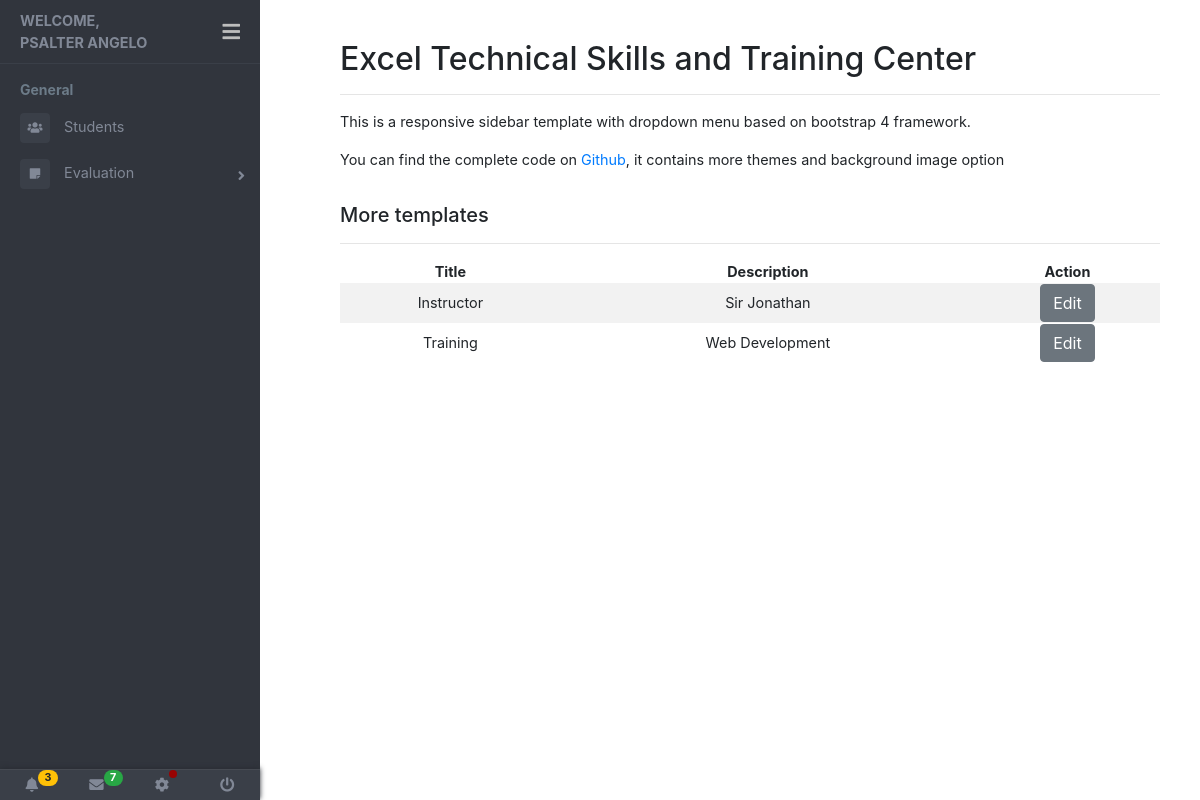
The app's page /SeyProject/listevaluation.php (signed in) with its own data.
### tables this page shows
CREATE TABLE `evaluate_tbl` (
  `evaID` int(11) NOT NULL,
  `evaTitle` varchar(255) NOT NULL,
  `evaDesc` varchar(255) NOT NULL
);

### SeyProject/listevaluation.php (the view, shortened to what this page needs)
<?php
require('config/dbconnection.php');
$query = "SELECT * fROM evaluate_tbl";
$result = mysqli_query($conn,$query);
$all = mysqli_fetch_all($result,MYSQLI_ASSOC);
?>
<!DOCTYPE html>
<html lang="en">
<head>
</head>
<body>
<?php include('sidebar.php');?>
<main class="page-content">
    <div class="container-fluid">
      <h2>Excel Technical Skills and Training Center</h2>
      <hr>
      <div class="row">
        <div class="form-group col-md-12">
          <p>This is a responsive sidebar template with dropdown menu based on bootstrap 4 framework.</p>
          <p> You can find the complete code on <a href="https://github.com/azouaoui-med/pro-sidebar-template" target="_blank">
              Github</a>, it contains more themes and background image option</p>
        </div>
      </div>
      <h5>More templates</h5>
      <hr>
      <div id="no-more-tables">
            <table class="col-md-12 table-striped cf text-center">
        		<thead class="cf">
        			<tr>
        				<th class="numeric">Title</th>
        				<th class="numeric">Description</th>
                <th class="numeric">Action</th>
        			</tr>
        		</thead>
        		<tbody>
            <?php foreach($all as $eval):?>
        			<tr>
        				<td data-title="Title"><?php echo $eval["evaTitle"];?></td>
        				<td data-title="Desecription"><?php echo  $eval['evaDesc'];?></td>
        				<td data-title="Action" class="numeric"><a href="editevaluation.php?id=<?php echo $eval['evaID']; ?>" class="btn btn-secondary">Edit</a></td>
        			</tr>
            <?php endforeach;?>
        		</tbody>
        	</table>
        </div>
  </main>
</body>
</html>

### SeyProject/css/main.css (style rules this page uses)
body { font-size: 0.9rem; }
.page-wrapper .sidebar-wrapper, .sidebar-wrapper .sidebar-brand > a, .sidebar-wrapper .sidebar-dropdown > a:after, .sidebar-wrapper .sidebar-menu .sidebar-dropdown .sidebar-submenu li a:before, .sidebar-wrapper ul li a i, .page-wrapper .page-content, .sidebar-wrapper .sidebar-search input.search-menu, .sidebar-wrapper .sidebar-search .input-group-text, .sidebar-wrapper .sidebar-menu ul li a, #show-sidebar, #close-sidebar { -webkit-transition: all 0.3s ease; -moz-transition: all 0.3s ease; -ms-transition: all 0.3s ease; -o-transition: all 0.3s ease; transition: all 0.3s ease; }
@media screen and (min-width: 768px) { .page-wrapper.toggled .page-content { padding-left: 300px; } }
.page-wrapper .page-content { display: inline-block; width: 100%; padding-left: 0px; padding-top: 20px; }
.page-wrapper .page-content > div { padding: 20px 40px; }
.page-wrapper .page-content { overflow-x: hidden; }

### records on screen
evaluate_tbl: evaTitle "Instructor", evaDesc "Sir Jonathan"
evaluate_tbl: evaTitle "Training", evaDesc "Web Development"

### other values on screen
$stdFname "PSALTER ANGELO"
